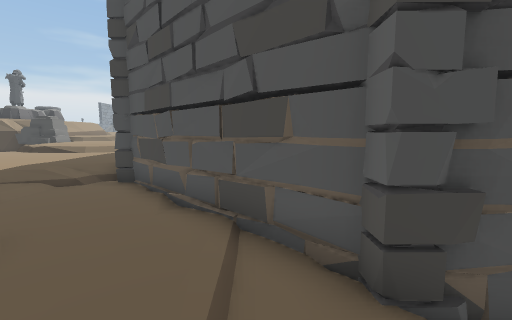
view 1 (above)

24 first-person views from a walk through a Unity game level. The camera is 1.5 m above the floor, tilts 6° down and sees 90° across. The floor is counted in squares, 1 m on a side. Each view is taken from the middle of a square. On the plan, view 1 faces up. The plan holds only what a view shows up to about 13 squares ahead; the rest is blank. The place goes on beyond the plan.

view 2
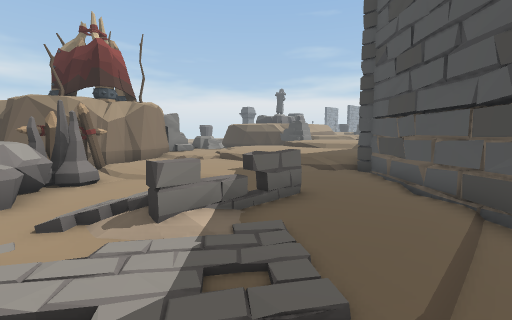

view 3
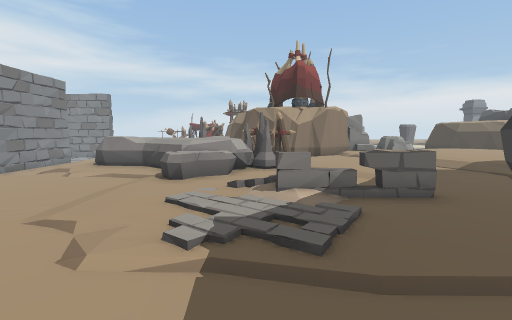

view 4
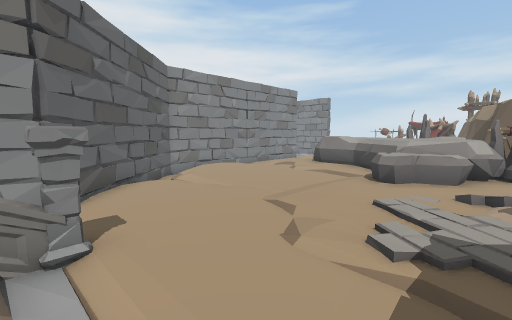

view 5
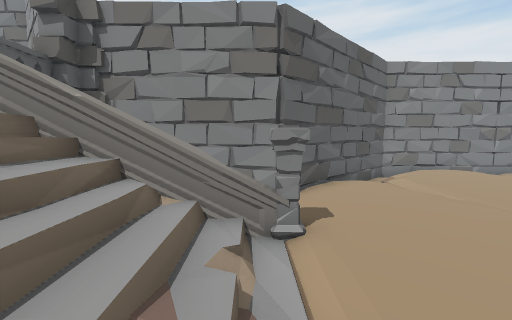

view 6
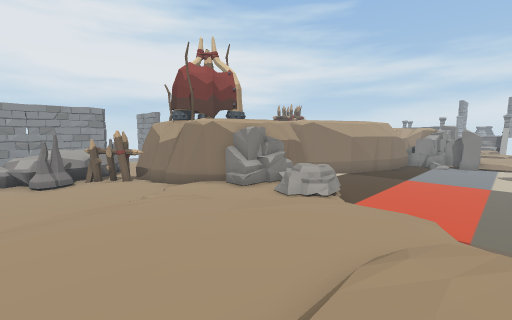

view 7
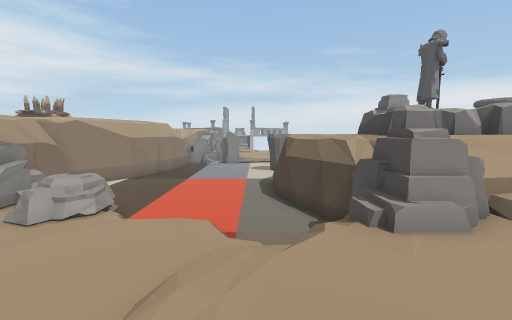

view 8
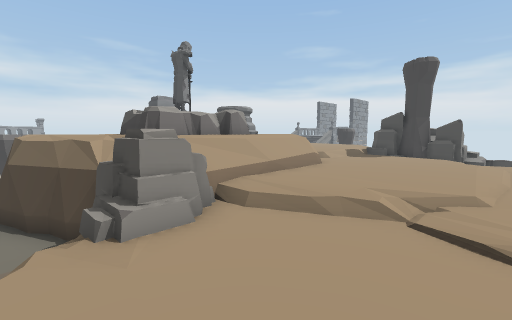

view 9
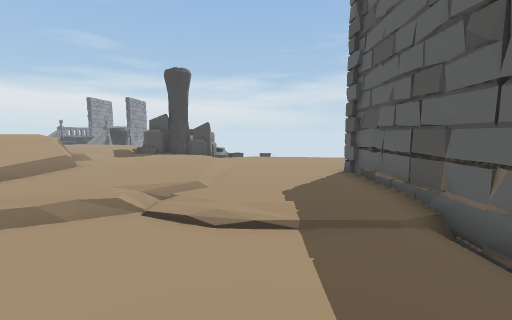

view 10
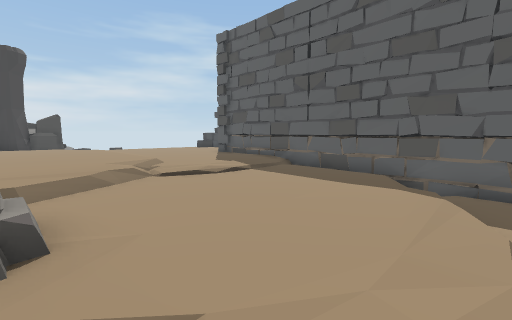

view 11
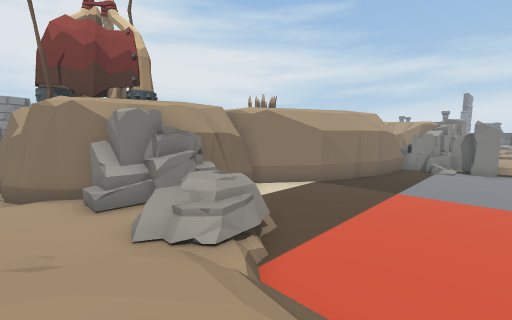

view 12
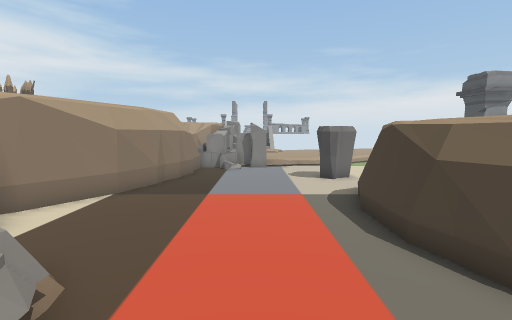

view 13
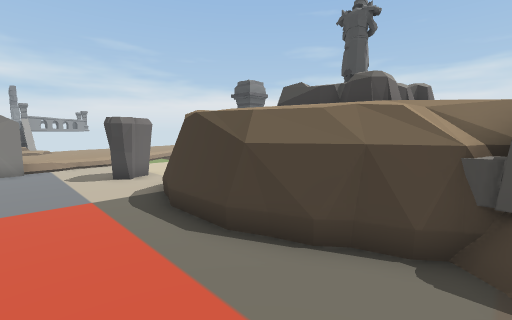

view 14
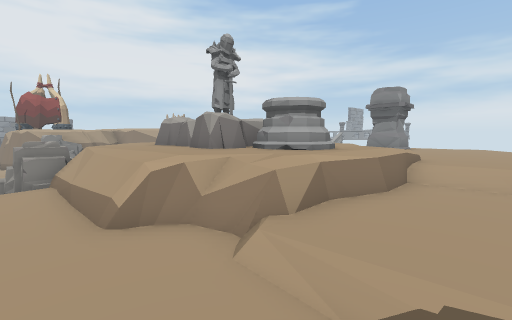

view 15
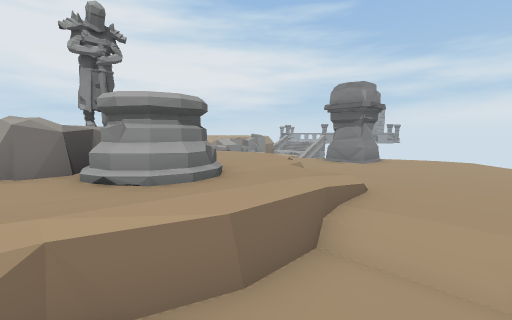

view 16
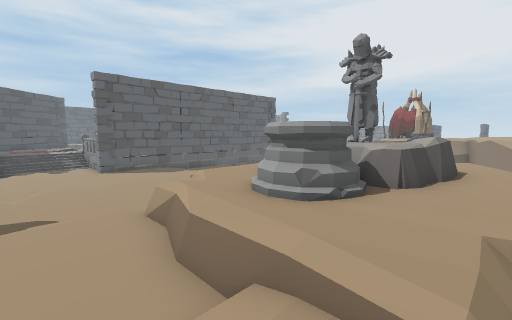

view 17
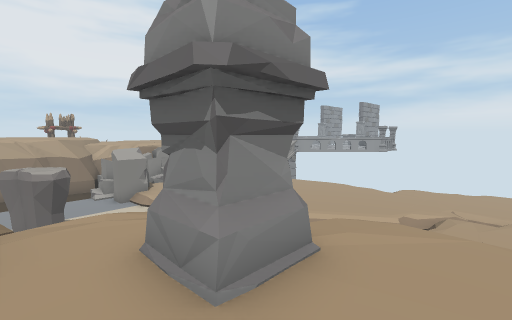

view 18
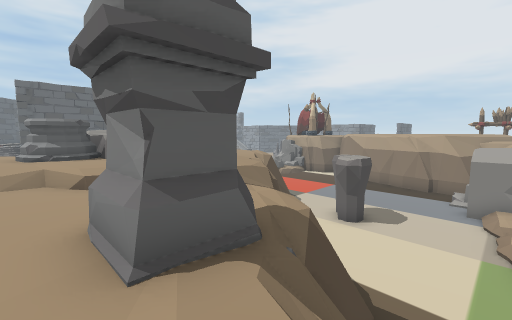

view 19
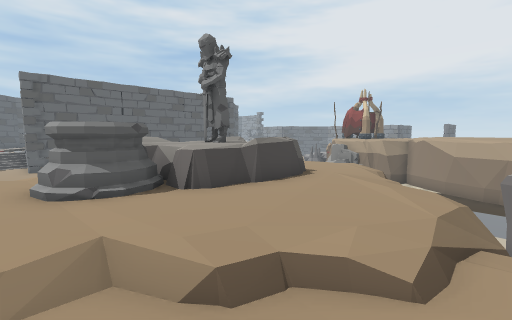

view 20
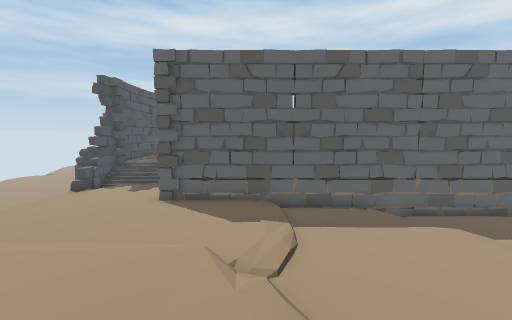

view 21
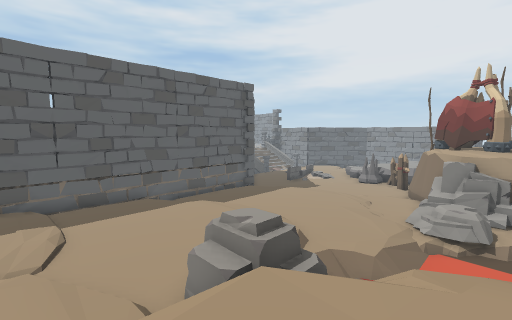

view 22
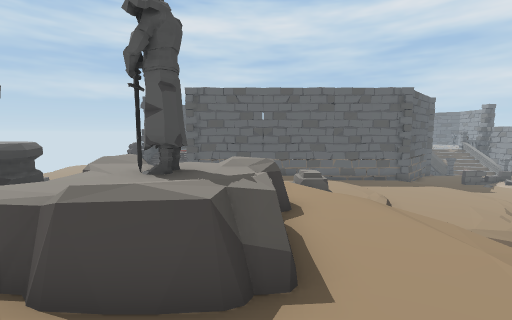

view 23
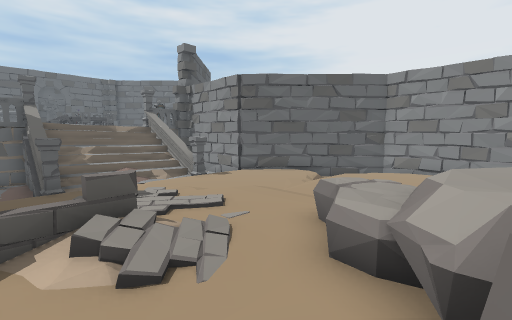

view 24
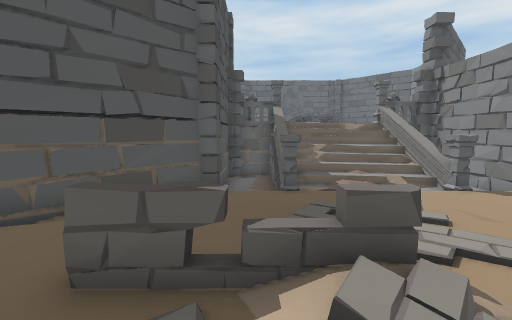

### Floor plan
Key: @ floor where view 1 was taken; # wall or solid block; x gap in a wall; . main floor; : floor 0.25 m higher than the main floor; - floor 0.25 m lower than the main floor; + floor 0.5 m higher than the main floor; * floor 0.75 m higher than the main floor; _ floor 0.75 m lower than the main floor; % floor 1 m higher than the main floor; < floor 1 m lower than the main floor; & floor 1.25 m higher than the main floor; ( floor 1.25 m lower than the main floor; ! floor 1.5 m lower than the main floor; $ floor 1.75 m higher than the main floor; ? floor 1.75 m lower than the main floor; / step, stairs or slope; = window, fence, low wall or low ledge; ≈ liquid the walk keeps out of; ^ raised ledge; v drop or lower ground; S spikes; R rock; P pillar; T statue; A railing; O other object.
Columns run from 29 left of view 1 to 7 right of it. Each row starts with its distance up from view 1.
 27   ********/::::/....-......-=
 26 =*********/::::/.............
 25 =*******///%:::/.............
 24 /*******/&&&&&=..............
 23 =*PPP**//&#^^&/=.........#
 22  :PPP*/&&&x^R&&&=........#
 21  ≈:***&&&&RRRR&&=........#
 20  ≈v***&&&RRTRR&&=.../....##
 19 ≈≈≈ ≈v&&&RRTR&&&v.../....-#
 18 ≈≈≈≈ v/&&&RRRR&&..---////##
 17 ≈≈≈≈≈ v/&&&&&&&=O--------#
 16 ≈≈≈≈R≈ v%&&&&&%OOO-------#
 15 ≈≈≈≈R≈≈≈v&&&/v≈OO/-------#
 14 ≈≈≈≈R≈≈≈≈≈≈≈≈≈≈≈≈/------/#
 13 _≈≈≈≈≈≈≈≈≈≈≈≈≈≈≈≈/-----//##
 12 _O≈≈≈≈≈≈≈≈≈≈≈≈≈≈/__////__/#
 11 OO≈≈≈≈≈≈≈≈≈≈≈≈≈/_________##
 10  O≈≈≈≈≈≈≈≈≈≈≈≈≈/_________#
  9  O≈≈≈≈≈≈≈≈≈≈≈OOO_________#
  8  O≈≈≈≈≈≈≈≈≈≈≈OOO ________##
  7  ######≈≈≈≈≈≈_O   ______/<##
  6        ≈#≈≈≈#OO   ____//<<<#
  5         ≈###≈##O   <<<<<<<<###
  4           #  ≈$##_<<<<<<<<<<(#
  3                 ≈#<<<<<<<O<<<##
  2                 ≈#<<<<<<<O<<<(######
  1                  #/<</<<<OO<<((????#A
  0                  #S<<O<</  </@PP.+%#A
 -1                 # <SO#<<//<</((/_.:#
 -2               ###  ^^^R<<<<//((///:*
 -3                   ^^^^RR<<<<(((///:
 -4                  O  ^^#R<<</(((!/-:
 -5                  # ^^^<(((((((PP^####
 -6                     ^<<((((((((    #
 -7                     =<(((((((((????#
 -8                     =/((((((((######
 -9                   =((/(((((/(##
-10                       /(((/?##
-11                   !!! /((//##
-12                   ####///###
-13                      #####

Where each view was taken, in squares from view 1:
view 1: 0 up, 0 right, facing up
view 2: 2 down, 0 right, facing up-left
view 3: 1 down, 2 right, facing left
view 4: 1 down, 2 right, facing down-left
view 5: 1 down, 2 right, facing down
view 6: 13 up, 7 left, facing down-left
view 7: 13 up, 8 left, facing left
view 8: 14 up, 8 left, facing up-left
view 9: 14 up, 7 left, facing up
view 10: 12 up, 12 left, facing up-right
view 11: 12 up, 12 left, facing down-left
view 12: 11 up, 13 left, facing left
view 13: 11 up, 14 left, facing up-left
view 14: 27 up, 12 left, facing down-left
view 15: 27 up, 16 left, facing down-left
view 16: 27 up, 21 left, facing down-right
view 17: 25 up, 24 left, facing down-left
view 18: 24 up, 29 left, facing down-right
view 19: 24 up, 24 left, facing down-right
view 20: 19 up, 14 left, facing right
view 21: 19 up, 16 left, facing down-right
view 22: 18 up, 22 left, facing right
view 23: 1 up, 8 left, facing down-right
view 24: 1 up, 6 left, facing right
